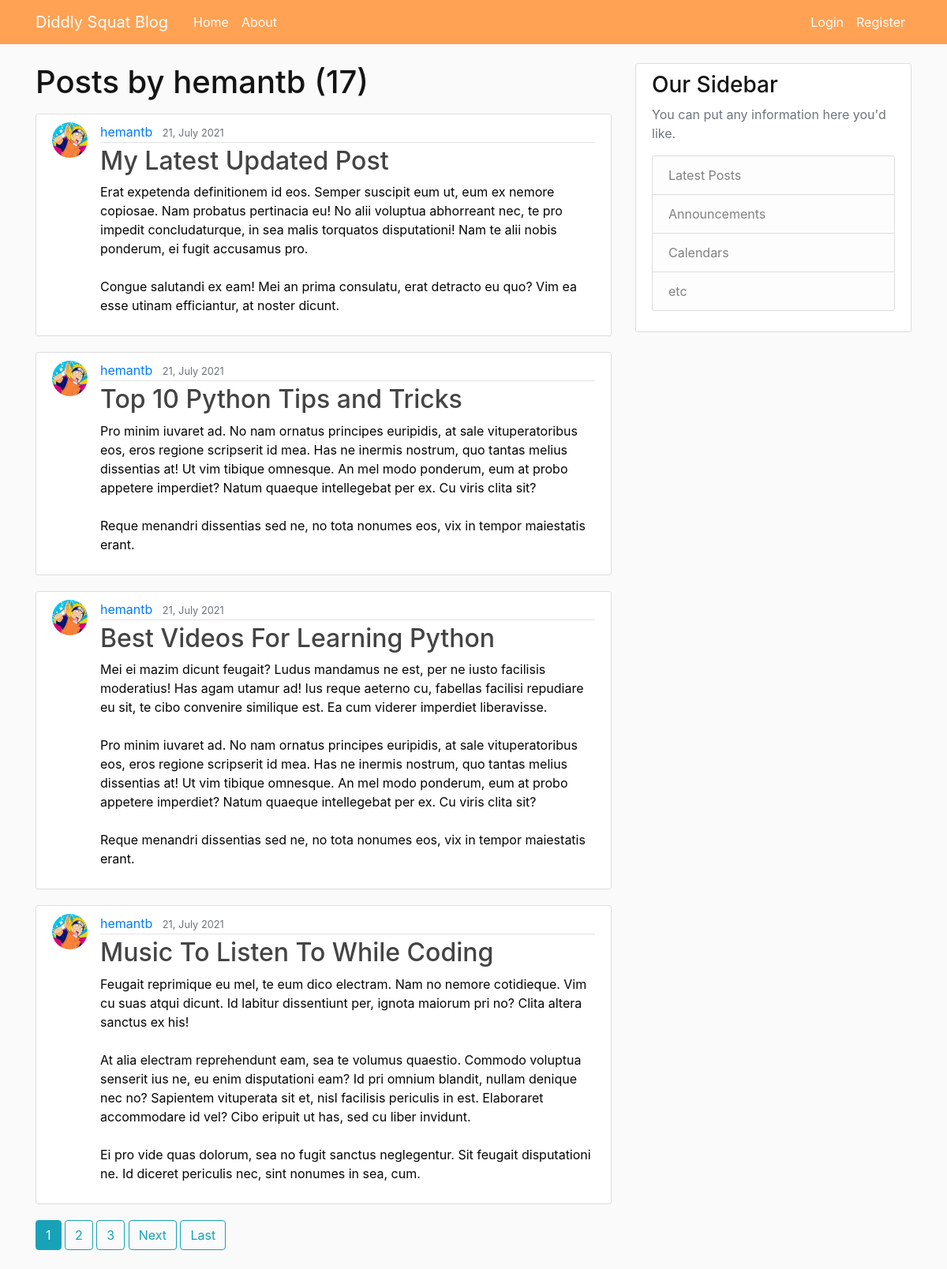
/user/hemantb, run on an earlier commit of the app's database.
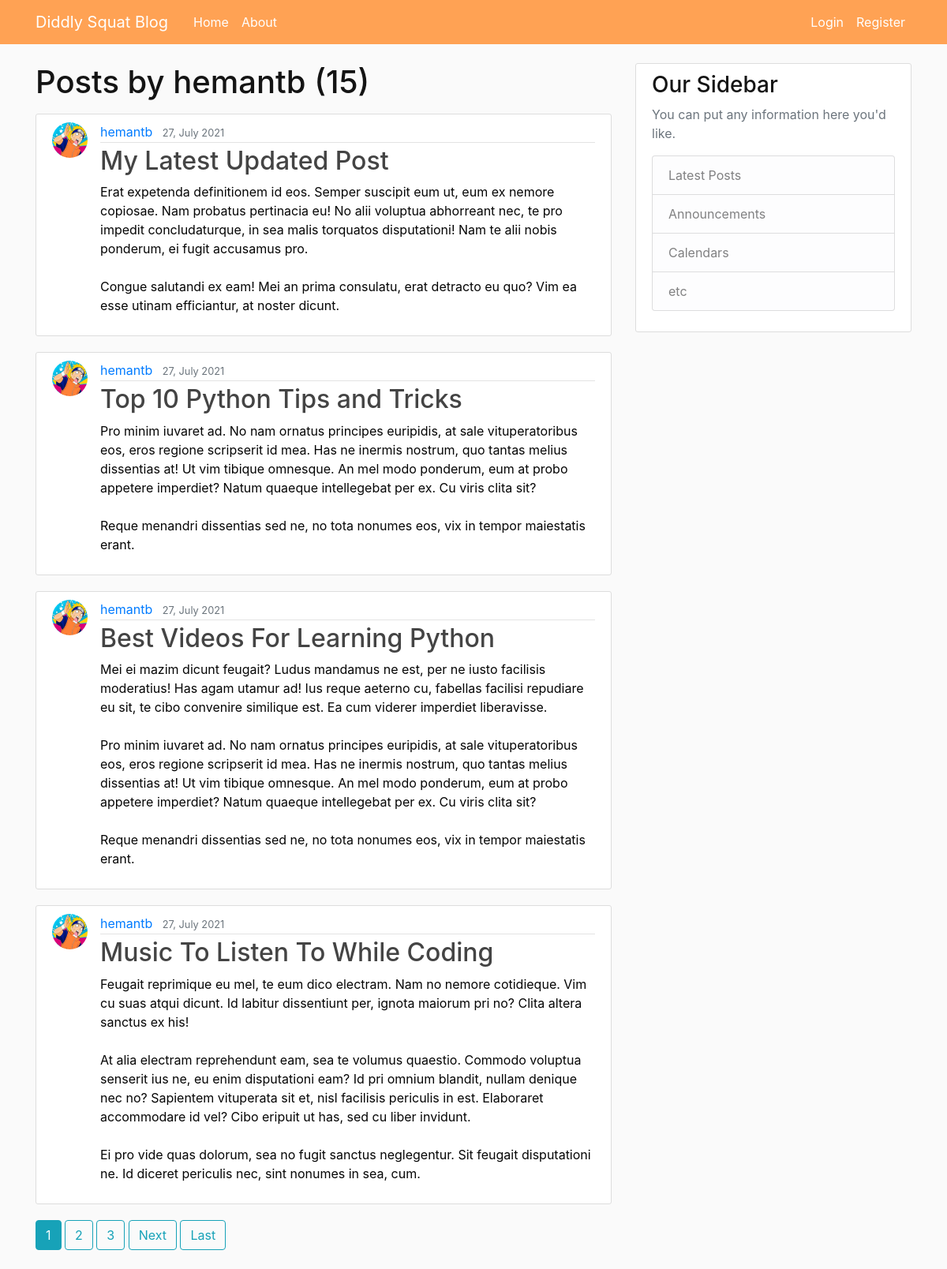
And on a later commit of the database.
### blog/models.py (models this page shows, shortened)
class Post(models.Model):
    title=models.CharField(max_length=100)
    content=models.TextField()
    date_posted=models.DateTimeField(default=timezone.now)
    author = models.ForeignKey(User,on_delete=models.CASCADE)

### users/models.py (models this page shows, shortened)
class Profile(models.Model):
    user = models.OneToOneField(User, on_delete=models.CASCADE)
    image = models.ImageField(default='default.jpg', upload_to='profile_pics')

### blog/views.py (the view)
# urls.py: path('user/<str:username>', UserPostListView.as_view(), name='user-posts'),
class UserPostListView(ListView):
    model=Post
    template_name = 'blog/user_posts.html' #<app>/<model>_<viewtype>.html
    context_object_name = 'posts'
    paginate_by = 4
    def get_queryset(self):
        user =get_object_or_404(User,username=self.kwargs.get('username'))
        return Post.objects.filter(author=user).order_by('-date_posted')

### blog/templates/blog/user_posts.html (shortened to what this page needs)
{% extends "blog/base.html"%}
{% block content %}
    <h1 class="mb-3">Posts by {{ view.kwargs.username }} ({{ page_obj.paginator.count }})</h1>
    {% for post in posts %}
        <article class="media content-section">
            <img class= "rounded-circle article-img" src="{{ post.author.profile.image.url }}" alt="">
            <div class="media-body">
                <div class="article-metadata">
                    <a class="mr-2" href="{% url 'user-posts' post.author.username %}">{{ post.author }}</a>
                    <small class="text-muted">{{ post.date_posted|date:"d, F Y" }}</small>
                </div>
                <h2><a class="article-title" href="{% url 'post-detail' post.id %}">{{ post.title }}</a></h2>
                <p class="article-content">{{ post.content }}</p>
            </div>
        </article>
    {% endfor %}
    {% if is_paginated %}
        {% for num in page_obj.paginator.page_range %}
            {% if page_obj.number == num %}
                <a class = "btn btn-info mb-4" href="?page={{ num }}">{{ num }}</a>
            {% elif num > page_obj.number|add:'-3' and num < page_obj.number|add:'3' %}
                <a class = "btn btn-outline-info mb-4" href="?page={{ num }}">{{ num }}</a>
            {% endif %}
        {% endfor %}
        {% if page_obj.has_next %}
            <a class = "btn btn-outline-info mb-4" href="?page={{page_obj.next_page_number}}">Next</a>
            <a class = "btn btn-outline-info mb-4" href="?page={{ page_obj.paginator.num_pages }}">Last</a>
        {% endif %}
    {% endif %}
{% endblock content %}

### blog/templates/blog/base.html (shortened to what this page needs)
{% load static %}
<!DOCTYPE html>
<html>
<head>
    <link rel="stylesheet" href="https://stackpath.bootstrapcdn.com/bootstrap/4.3.1/css/bootstrap.min.css">
    <link rel="stylesheet" type="text/css" href="{% static 'blog/main.css' %}">
</head>
<body>
    <header class="site-header">
        <nav class="navbar navbar-expand-md navbar-dark bg-steel fixed-top">
            <div class="container">
                <a class="navbar-brand mr-4" href="{% url 'blog-home' %}">Diddly Squat Blog</a>
                <div class="collapse navbar-collapse" id="navbarToggle">
                    <div class="navbar-nav mr-auto">
                        <a class="nav-item nav-link" href="{% url 'blog-home' %}">Home</a>
                        <a class="nav-item nav-link" href="{% url 'blog-about' %}">About</a>
                    </div>
                    <div class="navbar-nav">
                        {% if user.is_authenticated%}
                            <a class="nav-item nav-link" href="{% url 'post-create'%}">New Post</a>
                            <a class="nav-item nav-link" href="{% url 'profile'%}">Profile</a>
                            <a class="nav-item nav-link" href="{% url 'logout'%}">Logout</a>
                        {% else %}
                            <a class="nav-item nav-link" href="{% url 'login'%}">Login</a>
                            <a class="nav-item nav-link" href="{% url 'register'%}">Register</a>
                        {% endif %}
                    </div>
                </div>
            </div>
        </nav>
    </header>
    <main role="main" class="container">
        <div class="row">
            <div class="col-md-8">
                {% block content %}{% endblock %}
            </div>
            <div class="col-md-4">
                <div class="content-section">
                    <h3>Our Sidebar</h3>
                    <p class='text-muted'>You can put any information here you'd like.
                    <ul class="list-group">
                        <li class="list-group-item list-group-item-light">Latest Posts</li>
                        <li class="list-group-item list-group-item-light">Announcements</li>
                        <li class="list-group-item list-group-item-light">Calendars</li>
                        <li class="list-group-item list-group-item-light">etc</li>
                    </ul>
                    </p>
                </div>
            </div>
        </div>
    </main>
</body>
</html>

### blog/static/blog/main.css (style rules this page uses)
body { background: #fafafa; color: #050505; margin-top: 5rem; }
h1, h2, h3, h4, h5, h6 { color: #141414; }
ul { margin: 0; }
.bg-steel { background-color: #ffa254; }
.site-header .navbar-nav .nav-link { color: #ffffff; }
.content-section { background: #ffffff; padding: 10px 20px; border: 1px solid #dddddd; border-radius: 3px; margin-bottom: 20px; }
.article-title { color: #444444; }
.article-content { white-space: pre-line; }
.article-img { height: 45px; width: 45px; margin-right: 16px; }
.article-metadata { padding-bottom: 1px; margin-bottom: 4px; border-bottom: 1px solid #e3e3e3 }

What changed in the data, as far as the page shows it:
removed Post: author.profile.image (picture), author "hemantb", date_posted "21, July 2021", title "My Latest Updated Post", content "Erat expetenda definitionem id eos. Semper suscipit eum ut, eum ex nemore copiosae. Nam probatus pertinacia eu! No alii voluptua abhorreant nec, te pro impedit concludaturque, in sea malis torquatos disputationi! Nam te alii nobis ponderum, ei fugit accusamus pro. Congue salutandi ex eam! Mei an prima consulatu, erat detracto eu quo? Vim ea esse utinam efficiantur, at noster dicunt."
removed Post: author.profile.image (picture), author "hemantb", date_posted "21, July 2021", title "Top 10 Python Tips and Tricks", content "Pro minim iuvaret ad. No nam ornatus principes euripidis, at sale vituperatoribus eos, eros regione scripserit id mea. Has ne inermis nostrum, quo tantas melius dissentias at! Ut vim tibique omnesque. An mel modo ponderum, eum at probo appetere imperdiet? Natum quaeque intellegebat per ex. Cu viris clita sit? Reque menandri dissentias sed ne, no tota nonumes eos, vix in tempor maiestatis erant."
removed Post: author.profile.image (picture), author "hemantb", date_posted "21, July 2021", title "Best Videos For Learning Python", content "Mei ei mazim dicunt feugait? Ludus mandamus ne est, per ne iusto facilisis moderatius! Has agam utamur ad! Ius reque aeterno cu, fabellas facilisi repudiare eu sit, te cibo convenire similique est. Ea cum viderer imperdiet liberavisse. Pro minim iuvaret ad. No nam ornatus principes euripidis, at sale vituperatoribus eos, eros regione scripserit id mea. Has ne inermis nostrum, quo tantas melius dissentias at! Ut vim tibique omnesque. An mel modo ponderum, eum at probo appetere imperdiet? Natum quaeque intellegebat per ex. Cu viris clita sit? Reque menandri dissentias sed ne, no tota nonumes eos, vix in tempor maiestatis erant."
removed Post: author.profile.image (picture), author "hemantb", date_posted "21, July 2021", title "Music To Listen To While Coding", content "Feugait reprimique eu mel, te eum dico electram. Nam no nemore cotidieque. Vim cu suas atqui dicunt. Id labitur dissentiunt per, ignota maiorum pri no? Clita altera sanctus ex his! At alia electram reprehendunt eam, sea te volumus quaestio. Commodo voluptua senserit ius ne, eu enim disputationi eam? Id pri omnium blandit, nullam denique nec no? Sapientem vituperata sit et, nisl facilisis periculis in est. Elaboraret accommodare id vel? Cibo eripuit ut has, sed cu liber invidunt. Ei pro vide quas dolorum, sea no fugit sanctus neglegentur. Sit feugait disputationi ne. Id diceret periculis nec, sint nonumes in sea, cum."
added Post: author.profile.image (picture), author "hemantb", date_posted "27, July 2021", title "My Latest Updated Post", content "Erat expetenda definitionem id eos. Semper suscipit eum ut, eum ex nemore copiosae. Nam probatus pertinacia eu! No alii voluptua abhorreant nec, te pro impedit concludaturque, in sea malis torquatos disputationi! Nam te alii nobis ponderum, ei fugit accusamus pro. Congue salutandi ex eam! Mei an prima consulatu, erat detracto eu quo? Vim ea esse utinam efficiantur, at noster dicunt."
added Post: author.profile.image (picture), author "hemantb", date_posted "27, July 2021", title "Top 10 Python Tips and Tricks", content "Pro minim iuvaret ad. No nam ornatus principes euripidis, at sale vituperatoribus eos, eros regione scripserit id mea. Has ne inermis nostrum, quo tantas melius dissentias at! Ut vim tibique omnesque. An mel modo ponderum, eum at probo appetere imperdiet? Natum quaeque intellegebat per ex. Cu viris clita sit? Reque menandri dissentias sed ne, no tota nonumes eos, vix in tempor maiestatis erant."
added Post: author.profile.image (picture), author "hemantb", date_posted "27, July 2021", title "Best Videos For Learning Python", content "Mei ei mazim dicunt feugait? Ludus mandamus ne est, per ne iusto facilisis moderatius! Has agam utamur ad! Ius reque aeterno cu, fabellas facilisi repudiare eu sit, te cibo convenire similique est. Ea cum viderer imperdiet liberavisse. Pro minim iuvaret ad. No nam ornatus principes euripidis, at sale vituperatoribus eos, eros regione scripserit id mea. Has ne inermis nostrum, quo tantas melius dissentias at! Ut vim tibique omnesque. An mel modo ponderum, eum at probo appetere imperdiet? Natum quaeque intellegebat per ex. Cu viris clita sit? Reque menandri dissentias sed ne, no tota nonumes eos, vix in tempor maiestatis erant."
added Post: author.profile.image (picture), author "hemantb", date_posted "27, July 2021", title "Music To Listen To While Coding", content "Feugait reprimique eu mel, te eum dico electram. Nam no nemore cotidieque. Vim cu suas atqui dicunt. Id labitur dissentiunt per, ignota maiorum pri no? Clita altera sanctus ex his! At alia electram reprehendunt eam, sea te volumus quaestio. Commodo voluptua senserit ius ne, eu enim disputationi eam? Id pri omnium blandit, nullam denique nec no? Sapientem vituperata sit et, nisl facilisis periculis in est. Elaboraret accommodare id vel? Cibo eripuit ut has, sed cu liber invidunt. Ei pro vide quas dolorum, sea no fugit sanctus neglegentur. Sit feugait disputationi ne. Id diceret periculis nec, sint nonumes in sea, cum."
Also different on the page:
{{ page_obj.paginator.count }}: "17" → "15"
